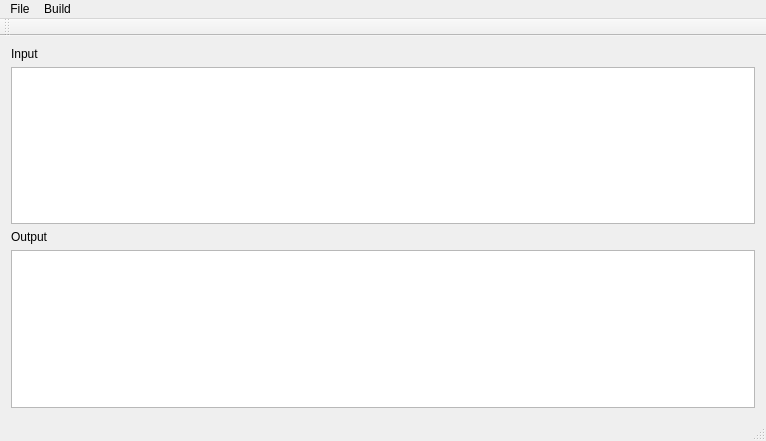
<?xml version="1.0" encoding="UTF-8"?>
<ui version="4.0">
 <class>MainWindow</class>
 <widget class="QMainWindow" name="MainWindow">
  <property name="geometry">
   <rect>
    <x>0</x>
    <y>0</y>
    <width>766</width>
    <height>441</height>
   </rect>
  </property>
  <property name="windowTitle">
   <string>MainWindow</string>
  </property>
  <widget class="QWidget" name="centralWidget">
   <property name="layoutDirection">
    <enum>Qt::LeftToRight</enum>
   </property>
   <layout class="QVBoxLayout" name="verticalLayout">
    <item>
     <widget class="QLabel" name="label_2">
      <property name="text">
       <string>Input</string>
      </property>
     </widget>
    </item>
    <item>
     <widget class="QTextEdit" name="codeInput">
      <property name="maximumSize">
       <size>
        <width>16777215</width>
        <height>16777215</height>
       </size>
      </property>
     </widget>
    </item>
    <item>
     <widget class="QLabel" name="label">
      <property name="text">
       <string>Output</string>
      </property>
     </widget>
    </item>
    <item>
     <widget class="QTextEdit" name="codeOutput">
      <property name="sizePolicy">
       <sizepolicy hsizetype="Expanding" vsizetype="Preferred">
        <horstretch>0</horstretch>
        <verstretch>0</verstretch>
       </sizepolicy>
      </property>
     </widget>
    </item>
   </layout>
  </widget>
  <widget class="QToolBar" name="mainToolBar">
   <attribute name="toolBarArea">
    <enum>TopToolBarArea</enum>
   </attribute>
   <attribute name="toolBarBreak">
    <bool>false</bool>
   </attribute>
  </widget>
  <widget class="QStatusBar" name="statusBar"/>
  <widget class="QMenuBar" name="menuBar">
   <property name="geometry">
    <rect>
     <x>0</x>
     <y>0</y>
     <width>766</width>
     <height>22</height>
    </rect>
   </property>
   <widget class="QMenu" name="menuFIle">
    <property name="title">
     <string>File</string>
    </property>
    <addaction name="actionOpen_new"/>
    <addaction name="actionSave_program"/>
    <addaction name="actionRename"/>
    <addaction name="actionLoad"/>
    <addaction name="actionExit_2"/>
   </widget>
   <widget class="QMenu" name="menuBuild">
    <property name="title">
     <string>Build</string>
    </property>
    <addaction name="actionCompile_2"/>
    <addaction name="actionLaunch_Run"/>
   </widget>
   <addaction name="menuFIle"/>
   <addaction name="menuBuild"/>
  </widget>
  <action name="actionOpen_new">
   <property name="text">
    <string>Open new</string>
   </property>
  </action>
  <action name="actionSave_program">
   <property name="text">
    <string>Save program</string>
   </property>
  </action>
  <action name="actionRename">
   <property name="text">
    <string>Rename</string>
   </property>
  </action>
  <action name="actionExit_2">
   <property name="text">
    <string>Exit</string>
   </property>
  </action>
  <action name="actionCompile_2">
   <property name="text">
    <string>Compile</string>
   </property>
  </action>
  <action name="actionLaunch_Run">
   <property name="text">
    <string>Launch</string>
   </property>
  </action>
  <action name="actionLoad">
   <property name="text">
    <string>Load</string>
   </property>
  </action>
 </widget>
 <layoutdefault spacing="6" margin="11"/>
 <resources/>
 <connections/>
</ui>
